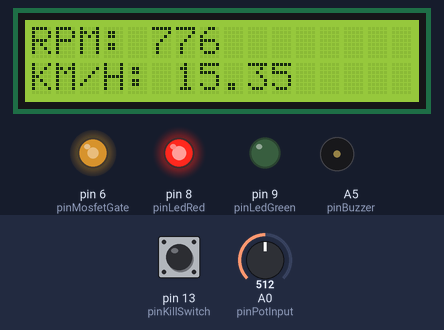
Simulated run of this sketch. Board: Arduino Uno, built with avr-gcc and run on an emulated ATmega328P. Shown: 16×2 character LCD, output pins drawn as LEDs (lit = HIGH), buzzer (waves = sounding). Dashed ring = blinking. The test bench sets the inputs (shaded band); at power-on: pin 13 (pinKillSwitch) LOW, A0 (pinPotInput) = 512.

Above: at 1.2 s.
1.3 s: pin 13 (pinKillSwitch) pulled HIGH for 1 s
At 1.95 s:
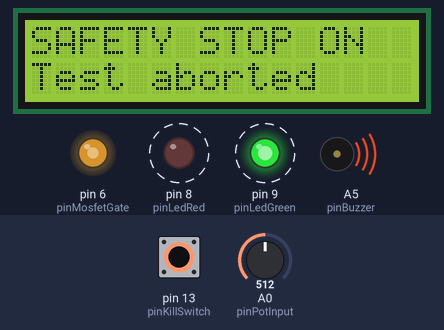
3.9 s: A0 (pinPotInput) set to 716
At 5.1 s:
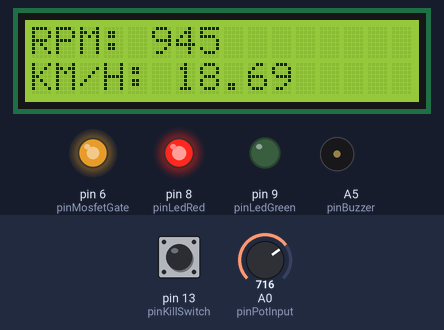
5.4 s: A0 (pinPotInput) set to 122
At 6.8 s:
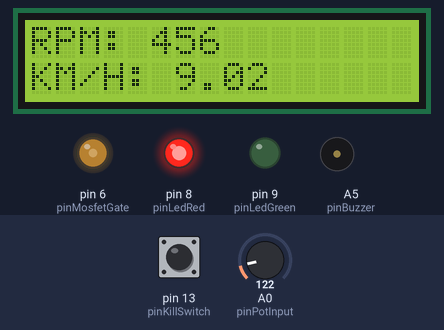
7.1 s: pin 13 (pinKillSwitch) pulled HIGH for 0.15 s
At 7.39 s:
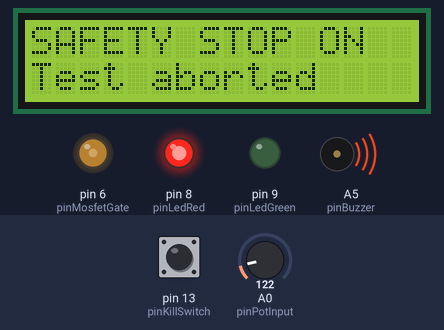
9.3 s: A0 (pinPotInput) set to 52
At 10.6 s:
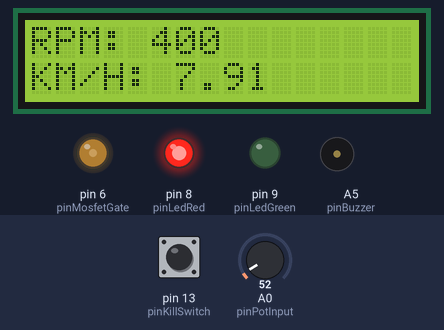
10.9 s: A0 (pinPotInput) set to 45
At 12.2 s:
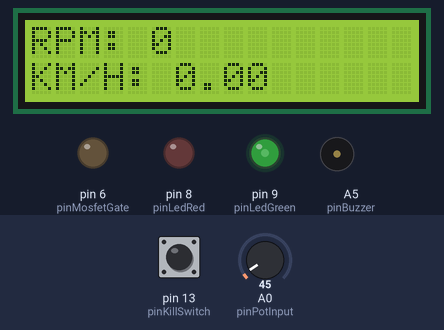
Timing chart, 0 to 13.4 s (numbered marks = the images above; inputs shaded):
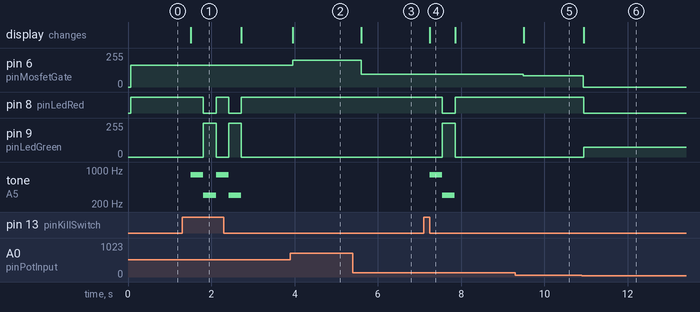

Measured:
- the behaviour switches between 50 and 49 on A0 (pinPotInput) (found by bisection; images 5 and 6)
- after the input at 1.3 s, pin 8 (pinLedRed): alternates HIGH for 0.30 s and LOW for 0.31 s, 4 changes in all, then stays HIGH, starting after 0.51 s; pin 9 (pinLedGreen): alternates 255/255 for 0.31 s and 0/255 for 0.30 s, 4 changes in all, then stays 0/255, starting after 0.51 s
- after the input at 3.9 s, pin 6 (pinMosfetGate): 165/255 → 201/255 after 0.05 s; the display: changes after 0.06 s (image 2)
- after the input at 5.4 s, pin 6 (pinMosfetGate): 201/255 → 97/255 after 0.20 s; the display: changes after 0.20 s (image 3)
- after the input at 7.1 s, pin 8 (pinLedRed): HIGH → LOW after 0.45 s, → HIGH 0.31 s later; pin 9 (pinLedGreen): 0/255 → 255/255 after 0.45 s, → 0/255 0.31 s later; tone on A5 (pinBuzzer): silent → 800 Hz after 0.15 s, → 300 Hz 0.30 s later, → silent 0.30 s later; the display: changes after 0.15 s (image 4)
- after the input at 9.3 s, pin 6 (pinMosfetGate): 97/255 → 85/255 after 0.19 s; the display: changes after 0.20 s (image 5)
- after the input at 10.9 s, pin 6 (pinMosfetGate): 85/255 → 0/255 at once; pin 8 (pinLedRed): HIGH → LOW at once; pin 9 (pinLedGreen): 0/255 → 75/255 at once; the display: changes at once (image 6)

The sketch:

WindTunnel.ino
```cpp
// Lib per gestione Display LCD
#include <LiquidCrystal.h>

// Pin layout
const int pinLedRed = 8;
const int pinLedGreen = 9;
const int pinMosfetGate = 6;
const int pinKillSwitch = 13;
const int pinPotInput = A0;
const int pinBuzzer = A5;
LiquidCrystal lcd_1(12, 11, 5, 4, 3, 2);

// Dati fisici della ventola e della galleria del vento
const float fanCFM = 58.47;           // Portata in Cubic Feet per Minute
const float ductDiameter_cm = 7.3;    // Diametro interno tubo in cm

// Costanti di conversione
const float CFM_to_M3S = 0.00047194745; // 1 CFM = 0.00047194745 m³/s
//const float PI = 3.14159265;  // Definito in Arduino.h

// Costanti per la misurazione di RPM e KMH
const int maxRPM = 1200;
const int minRPM = 400;
float maxAirSpeed = 0.0;
int minEffectivePWM = 0;

// Threshold potenziometro
const int minPotThreshold = 50;   // Threshold iniziale potenziometro

int sensorValue = 0;
int outputValue = 0;

// Funzione per calcolo della velocità dell’aria (km/h)
float calculateMaxAirSpeed(float cfm, float diameter_cm) {
  float Q_m3s = cfm * CFM_to_M3S;                     // Portata Q: CFM to m3/s
  float diameter_m = diameter_cm / 100.0;             // diameter cm to m
  float area_m2 = PI * pow((diameter_m / 2.0), 2);    // Area A della sezione del tubo: in m2
  float speed_mps = Q_m3s / area_m2;                  // v = Q/A
  float speed_kmh = speed_mps * 3.6;                  // m/s to km/h
  return speed_kmh;
}

// Calcola il valore PWM teorico che corrisponde a minRPM di avvio della ventola (~400 RPM minimi)
// PWM = 400 * 255 / 1200 ≈ 85
int calculateMinEffectivePWM(int minRPM, int maxRPM) {
  return map(minRPM, 0, maxRPM, 0, 255);
}

// Funzione per aggiornare il display LCD
void updateLCD(int estimatedRPM, float estimatedKMH) {
  lcd_1.clear();
  lcd_1.setCursor(0, 0);
  lcd_1.print("RPM: ");
  lcd_1.print(estimatedRPM);
  lcd_1.setCursor(0, 1);
  lcd_1.print("KM/H: ");
  lcd_1.print(estimatedKMH, 2);
}

void setup() {
  //Serial.begin(9600);

  pinMode(pinLedRed, OUTPUT);
  pinMode(pinLedGreen, OUTPUT);
  pinMode(pinMosfetGate, OUTPUT);
  pinMode(pinKillSwitch, INPUT);
  pinMode(pinPotInput, INPUT);
  pinMode(pinBuzzer, OUTPUT);
  lcd_1.begin(16, 2);

  // Calcola la velocità massima dell’aria
  maxAirSpeed = calculateMaxAirSpeed(fanCFM, ductDiameter_cm);
  minEffectivePWM = calculateMinEffectivePWM(minRPM, maxRPM);
}

void loop() {
  // Controlla se è attivo il SAFETY STOP
  if (digitalRead(pinKillSwitch)) {
    lcd_1.clear();
    lcd_1.setCursor(0, 0);
    lcd_1.print("SAFETY STOP ON");
    lcd_1.setCursor(0, 1);
    lcd_1.print("Test aborted");

    // Segnalazione errore
    tone(pinBuzzer, 800);
    digitalWrite(pinLedGreen, LOW);
    digitalWrite(pinLedRed, HIGH);
    delay(300);
    tone(pinBuzzer, 300);
    digitalWrite(pinLedRed, LOW);
    digitalWrite(pinLedGreen, HIGH);
    delay(300);
    noTone(pinBuzzer);

    // Salta il resto del loop durante l'errore
    return;
  }

  // Lettura potenziometro
  sensorValue = analogRead(pinPotInput);

  // Applica una soglia minima per evitare zone morte o instabilità meccanica del potenziometro
  sensorValue = analogRead(pinPotInput);
  outputValue = (sensorValue < minPotThreshold) ? 0 : map(sensorValue, minPotThreshold, 1023, minEffectivePWM, 255);
  analogWrite(pinMosfetGate, outputValue);

  int estimatedRPM = map(outputValue, 0, 255, 0, maxRPM);
  float estimatedKMH = maxAirSpeed * estimatedRPM / maxRPM;

  // Aggiorna il display LCD
  updateLCD(estimatedRPM, estimatedKMH);

  // Controllo LED
  bool isAboveThreshold = sensorValue >= minPotThreshold;
  digitalWrite(pinLedRed, isAboveThreshold ? HIGH : LOW);
  analogWrite(pinLedGreen, isAboveThreshold ? 0 : 75);

  // Debug serial output
  /*Serial.print("sensor = ");
  Serial.print(sensorValue);
  Serial.print("  PWM = ");
  Serial.print(outputValue);
  Serial.print("  RPM = ");
  Serial.print(estimatedRPM);
  Serial.print("  KM/H = ");
  Serial.println(estimatedKMH, 1);*/

  //Non e' necessario un aggiornamento ultra rapido delle informazioni, ma rimane possibile farlo accorciando il delay
  delay(200);
}
```
